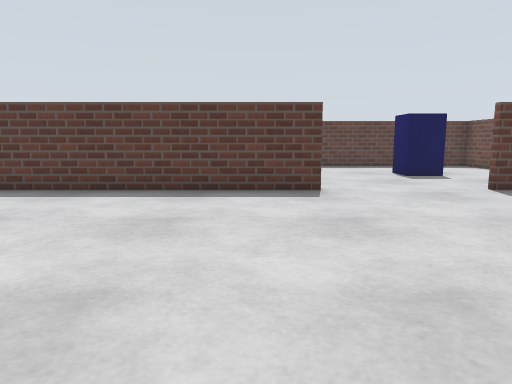
[1] (above)

13 first-person views from a walk through a Gazebo world. The camera is 0.57 m above the floor, tilts 8° down and sees 70° across. The floor is counted in squares, 0.5 m on a side. Each view is taken from the middle of a square. On the plan, view 1 faces up. The plan holds only what a view shows up to about 14 squares ahead; the rest is blank. The place goes on beyond the plan.

[2]
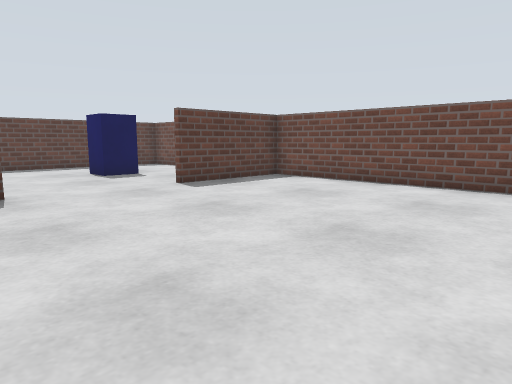

[3]
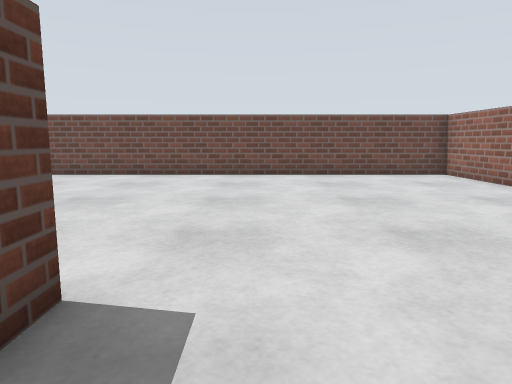

[4]
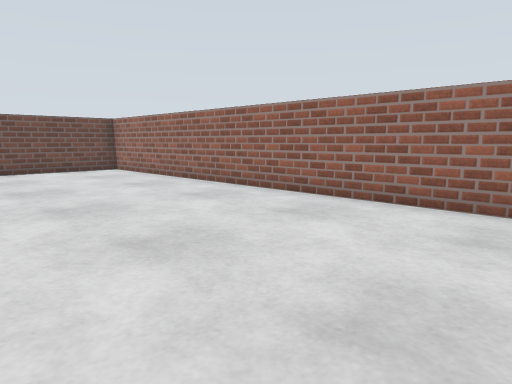

[5]
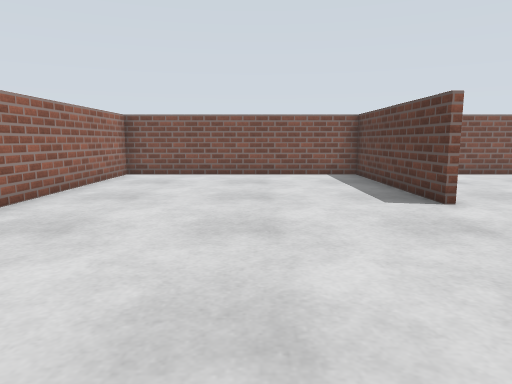

[6]
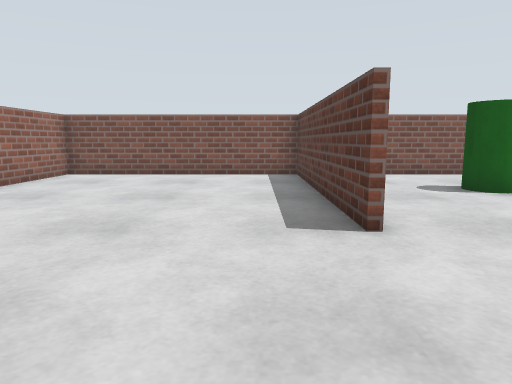

[7]
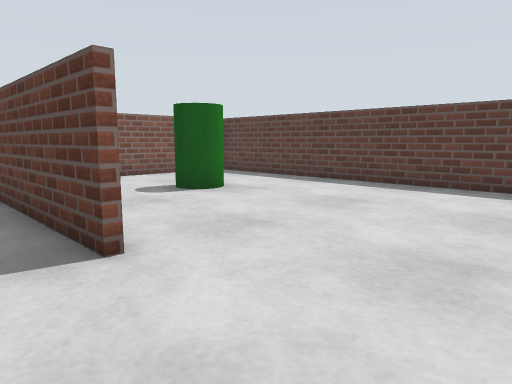

[8]
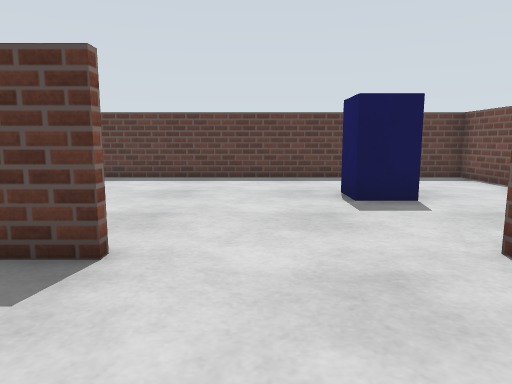

[9]
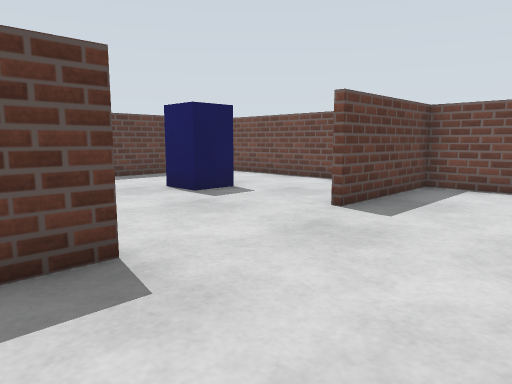

[10]
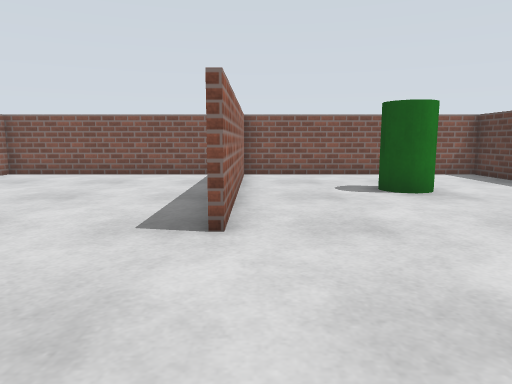

[11]
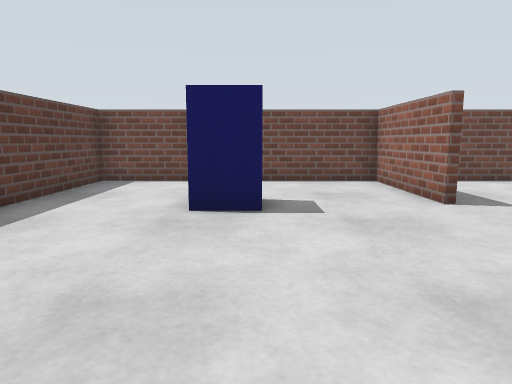

[12]
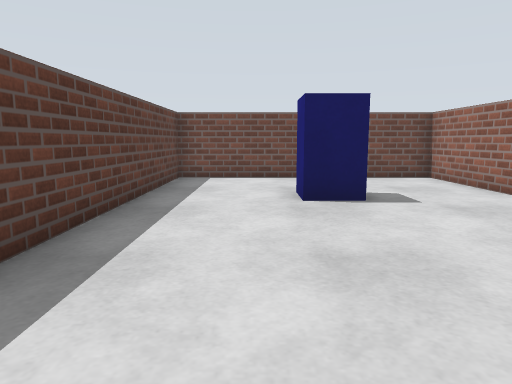

[13]
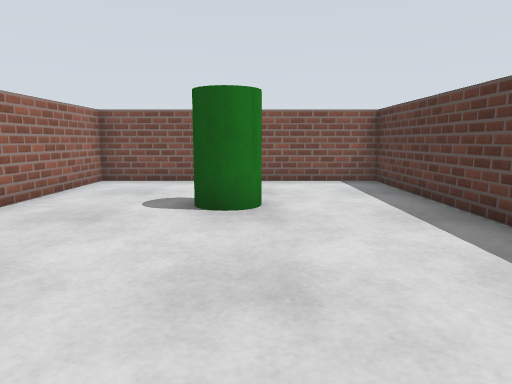

### Floor plan
Points are (right, up) in squares from view 1. A wall is a line through its corners. A room is listed if a view was taken in it or the views show most of it. See-through windows are left out.
Room 1 (views 1, 2, 3, 4, 5, 6, 7, 8, 9, 10, 11, 12, 13)
walls: (-0.5, 0.4) (-6.5, 0.4); (1.6, 8.4) (-6.4, 8.4); (5.5, 8.6) (9.5, 8.6); (9.5, 8.4) (5.5, 8.4); (6.1, 11.9) (4.9, 11.9) (4.9, 13.1) (6.1, 13.1); (-6.5, 0.6) (-3, 0.6); (-6.5, 8.6) (1.5, 8.6); (9.4, -7.4) (9.4, 16.4) (-6.4, 16.4) (-6.4, -7.4) (9.4, -7.4)
objects: green cylinder (-3, 12) to (-2, 13)

Where each view was taken, in squares from view 1:
view 1: 0 up, 0 right, facing up
view 2: 0 up, 0 right, facing up-right
view 3: 1 down, 3 left, facing right
view 4: 1 down, 5 left, facing down-right
view 5: 3 down, 6 right, facing left
view 6: 7 up, 6 right, facing left
view 7: 7 up, 5 right, facing up-left
view 8: 5 up, 3 right, facing up
view 9: 5 up, 0 right, facing up-right
view 10: 9 up, 6 right, facing left
view 11: 12 up, 1 left, facing right
view 12: 14 up, 2 left, facing right
view 13: 13 up, 4 right, facing left
